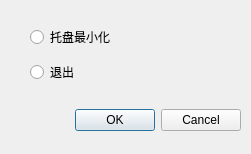
<?xml version="1.0" encoding="UTF-8"?>
<ui version="4.0">
 <class>ExitDialog</class>
 <widget class="QDialog" name="ExitDialog">
  <property name="geometry">
   <rect>
    <x>0</x>
    <y>0</y>
    <width>251</width>
    <height>154</height>
   </rect>
  </property>
  <property name="windowTitle">
   <string>Dialog</string>
  </property>
  <widget class="QDialogButtonBox" name="buttonBox">
   <property name="geometry">
    <rect>
     <x>20</x>
     <y>100</y>
     <width>221</width>
     <height>41</height>
    </rect>
   </property>
   <property name="orientation">
    <enum>Qt::Horizontal</enum>
   </property>
   <property name="standardButtons">
    <set>QDialogButtonBox::Cancel|QDialogButtonBox::Ok</set>
   </property>
  </widget>
  <widget class="QWidget" name="verticalLayoutWidget">
   <property name="geometry">
    <rect>
     <x>30</x>
     <y>20</y>
     <width>181</width>
     <height>71</height>
    </rect>
   </property>
   <layout class="QVBoxLayout" name="verticalLayout">
    <item>
     <widget class="QRadioButton" name="TrayRadioButton">
      <property name="text">
       <string>托盘最小化</string>
      </property>
     </widget>
    </item>
    <item>
     <widget class="QRadioButton" name="radioButton_2">
      <property name="text">
       <string>退出</string>
      </property>
     </widget>
    </item>
   </layout>
  </widget>
 </widget>
 <resources/>
 <connections>
  <connection>
   <sender>buttonBox</sender>
   <signal>accepted()</signal>
   <receiver>ExitDialog</receiver>
   <slot>accept()</slot>
   <hints>
    <hint type="sourcelabel">
     <x>248</x>
     <y>254</y>
    </hint>
    <hint type="destinationlabel">
     <x>157</x>
     <y>274</y>
    </hint>
   </hints>
  </connection>
  <connection>
   <sender>buttonBox</sender>
   <signal>rejected()</signal>
   <receiver>ExitDialog</receiver>
   <slot>reject()</slot>
   <hints>
    <hint type="sourcelabel">
     <x>316</x>
     <y>260</y>
    </hint>
    <hint type="destinationlabel">
     <x>286</x>
     <y>274</y>
    </hint>
   </hints>
  </connection>
 </connections>
</ui>
